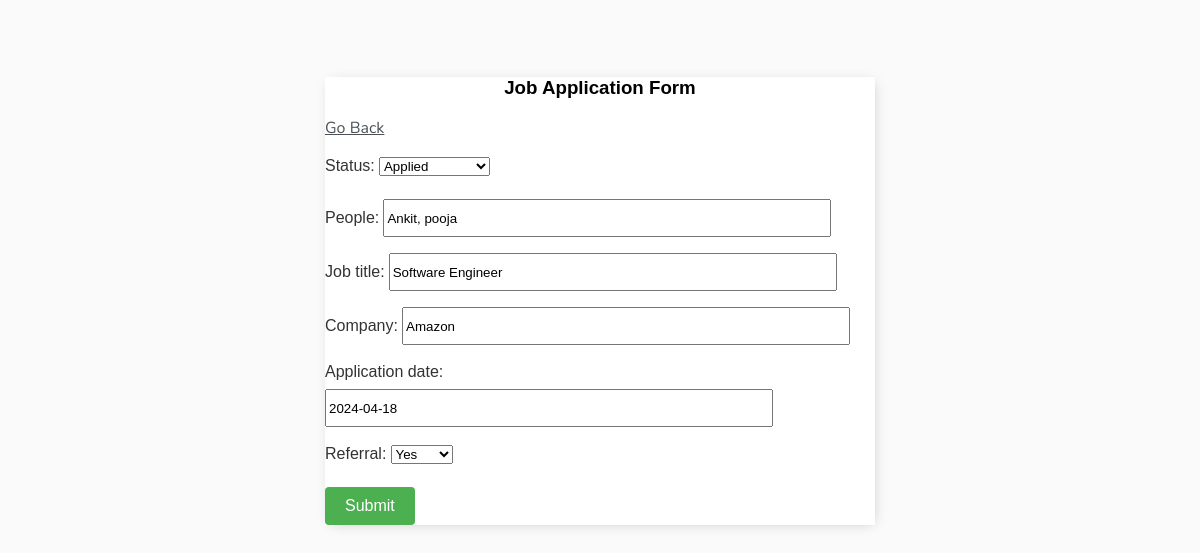
/application-update/1/ (signed in), run on the app's committed database.
### jobapplication/models.py (models this page shows, shortened)
class JobApplication(models.Model):
    STATUS_CHOICES = [
        ('AP', 'Applied'),
        ('IN', 'Interviewing'),
        ('OF', 'Offer Received'),
        ('AC', 'Accepted'),
        ('RE', 'Rejected'),
    ]
    REFERRAL_CHOICES = [
        ('YES', 'Yes'),
        ('NO', 'No'),
    ]
    user=models.ForeignKey(User, on_delete=models.CASCADE, null=True, blank=True)
    job_title = models.CharField(max_length=100)
    company = models.CharField(max_length=100)
    application_date = models.DateField()
    status = models.CharField(max_length=2, choices=STATUS_CHOICES)
    referral = models.CharField(max_length=3, choices=REFERRAL_CHOICES)
    people = models.CharField(max_length=255, blank=True, null=True)

### jobapplication/views.py (the view)
# urls.py: path('application-update/<int:pk>/', ApplicationUpdate.as_view(), name='application-update'),
class ApplicationUpdate(LoginRequiredMixin, UpdateView):
    model=JobApplication
    fields = {'job_title','company', 'application_date','status','referral','people'}
    success_url=reverse_lazy('applications')

### jobapplication/templates/jobapplication/jobapplication_form.html (shortened to what this page needs)
{% extends 'jobapplication/main.html'  %}
{% block content %}
<h3>Job Application Form</h3>
<a href="{% url 'applications' %}">Go Back</a>
<form method="POST" action="">
    {{form.as_p}}
    <button type="submit">Submit</button>
</form>
{% endblock content %}

### jobapplication/templates/jobapplication/main.html (style rules this page uses)
body { background-color: #FAFAFA; font-family: 'Nunito', sans-serif; padding-top: 50px; }
h1,h2,h3,h4,h5,h6 { font-family: 'Raleway', sans-serif; text-align:center; }
a,p { color: #4b5156; }
label { font-family: Arial, sans-serif; font-size: 16px; color: #333; margin-bottom: 8px; display: inline-block; }
button { padding: 10px 20px; background-color: #4CAF50; color: white; border: none; border-radius: 4px; cursor: pointer; font-size: 16px; }
input[type="text"],input[type="password"] { height: 32px; width:80%; }

### data on the page
JobApplication: status "Applied", people "Ankit, pooja", job_title "Software Engineer", company "Amazon", application_date "2024-04-18", referral "Yes"
